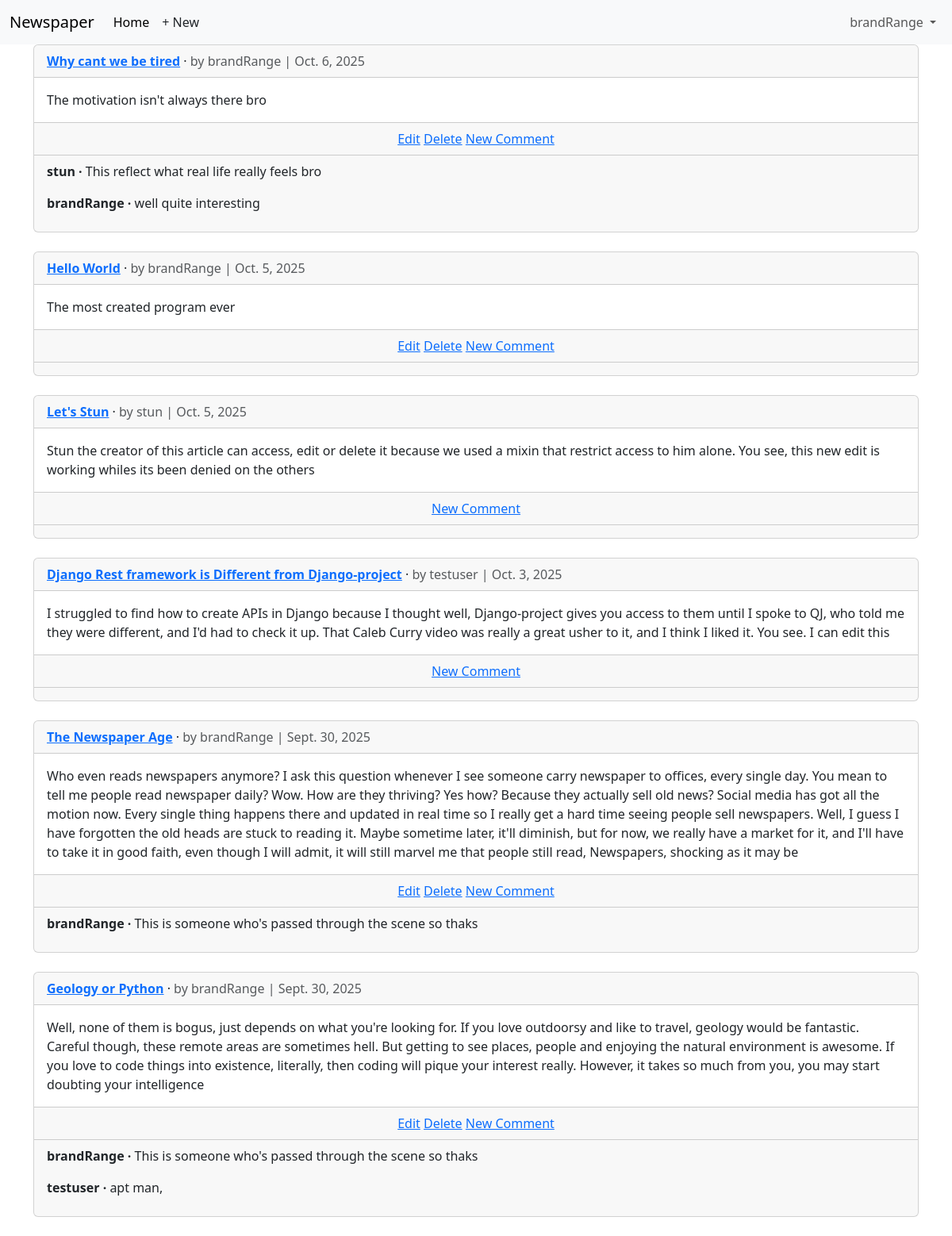
/articles/ (signed in), run on the app's committed database.
### accounts/models.py (models this page shows)
class CustomUser(AbstractUser):
    age = models.PositiveIntegerField(null=True, blank=True)

### articles/models.py (models this page shows, shortened)
class Article(models.Model):
    title = models.CharField(max_length=255)
    body = models.TextField()
    date = models.DateField(auto_now_add=True)
    author = models.ForeignKey(
        settings.AUTH_USER_MODEL,
        on_delete=models.CASCADE,
    )
    class Meta:
        ordering = ['-date']
    def get_absolute_url(self):
        return reverse("article_detail",kwargs={"pk":self.pk})

class Comment(models.Model):
    article = models.ForeignKey(Article, on_delete= models.CASCADE)
    comment = models.CharField(max_length=200)
    author = models.ForeignKey(
        settings.AUTH_USER_MODEL,
        on_delete=models.CASCADE,
        )
    def __str__(self):
        return self.comment

### articles/views.py (the view)
# urls.py: path("",ArticleListView.as_view(),name="article_list")
class ArticleListView(LoginRequiredMixin, ListView):
    model = Article
    template_name = "article_list.html"

### templates/article_list.html (shortened to what this page needs)
{% extends "base.html" %}
{% block content%}
{% for article in article_list %}
    <div class="card">
        <div class="card-header">
            <span class="fw-bold">
                <a href="{{ article.get_absolute_url }}">{{ article.title }}</a>
            </span> &middot;
            <span class="text-muted">by {{ article.author }} |
                {{ article.date }}
            </span>
        </div>
        <div class="card-body">
            {{ article.body }}
        </div>
        <div class="card-footer text-center text-muted">
            {% if article.author.pk == request.user.pk %}
            <a href="{% url 'article_edit' article.pk %}">Edit</a>
            <a href="{% url 'article_delete' article.pk %}">Delete</a>
            {% endif %}
            <a href="{{ article.get_absolute_url }}">New Comment</a>
        </div>
        <div class="card-footer">
            {% for comment in article.comment_set.all %}
            <p>
                <span class="fw-bold">
                    {{ comment.author }} &middot;
                </span>
                {{ comment }}
            </p>
            {% endfor %}
        </div>
    </div>
    <br />
    {% endfor %}
{% endblock content %}

### templates/base.html (shortened to what this page needs)
{% load static %}
<!DOCTYPE html>
<html>
<head>
    <link href="https://cdn.jsdelivr.net/npm/bootstrap@5.3.8/dist/css/bootstrap.min.css" rel="stylesheet">
</head>
<body>
    <nav class="navbar navbar-expand-lg bg-body-tertiary">
    <div class="container-fluid">
        <a class="navbar-brand" href="{% url 'home' %}">Newspaper</a>
        <div class="collapse navbar-collapse" id="navbarSupportedContent">
            <ul class="navbar-nav me-auto mb-2 mb-lg-0">
                <li class="nav-item">
                    <a class="nav-link active" aria-current="page" href="#">Home</a>
                </li>
                {% if user.is_authenticated %}
                <li><a href="{% url 'article_new' %}" class="nav-link px-2 link-dark">+ New</a></li>
            </ul>
        <div class="mr-auto">
            <ul class="navbar-nav">
                <li class="nav-item dropdown">
                    <a class="nav-link dropdown-toggle" href="#" role="button"
                    data-bs-toggle="dropdown" aria-expanded="false">
                    {{ user.username }}
                    </a>
</li>
{% endif %}
</div>
</div>
</nav>
<main>
<div class="container">
{% block content %}
{% endblock content %}
</div>
</main>
</body>
</html>

### data on the page
CustomUser: username "brandRange"
Article: title "Why cant we be tired", author "brandRange", date "Oct. 6, 2025", body "The motivation isn't always there bro", shows "Edit"
Comment: author "stun", comment "This reflect what real life really feels bro"
Comment: author "brandRange", comment "well quite interesting"
Article: title "Hello World", author "brandRange", date "Oct. 5, 2025", body "The most created program ever", shows "Edit"
Article: title "Let's Stun", author "stun", date "Oct. 5, 2025", body "Stun the creator of this article can access, edit or delete it because we used a mixin that restrict access to him alone. You see, this new edit is working whiles its been denied on the others"
Article: title "Django Rest framework is Different from Django-project", author "testuser", date "Oct. 3, 2025", body "I struggled to find how to create APIs in Django because I thought well, Django-project gives you access to them until I spoke to QJ, who told me they were different, and I'd had to check it up. That Caleb Curry video was really a great usher to it, and I think I liked it. You see. I can edit this"
Article: title "The Newspaper Age", author "brandRange", date "Sept. 30, 2025", body "Who even reads newspapers anymore? I ask this question whenever I see someone carry newspaper to offices, every single day. You mean to tell me people read newspaper daily? Wow. How are they thriving? Yes how? Because they actually sell old news? Social media has got all the motion now. Every single thing happens there and updated in real time so I really get a hard time seeing people sell newspapers. Well, I guess I have forgotten the old heads are stuck to reading it. Maybe sometime later, it'll diminish, but for now, we really have a market for it, and I'll have to take it in good faith, even though I will admit, it will still marvel me that people still read, Newspapers, shocking as it…", shows "Edit"
Comment: author "brandRange", comment "This is someone who's passed through the scene so thaks"
Article: title "Geology or Python", author "brandRange", date "Sept. 30, 2025", body "Well, none of them is bogus, just depends on what you're looking for. If you love outdoorsy and like to travel, geology would be fantastic. Careful though, these remote areas are sometimes hell. But getting to see places, people and enjoying the natural environment is awesome. If you love to code things into existence, literally, then coding will pique your interest really. However, it takes so much from you, you may start doubting your intelligence", shows "Edit"
Comment: author "brandRange", comment "This is someone who's passed through the scene so thaks"
Comment: author "testuser", comment "apt man,"
